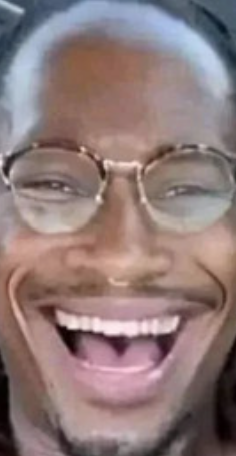
#> input picture Pixel and RGB Conversion to Grayscale and Black and White/assets/amba.png, 236 x 456 px
$ jupyter execute Grayscaling.ipynb
#> lines starting #> are read from the running program, lines starting #| are printed output that depends on the picture
# RGB to Grayscale Conversion

An image is made up of pixels. In a **color image (RGB)**, each pixel has three components:
- **R** (Red intensity)
- **G** (Green intensity)
- **B** (Blue intensity)

The grayscale image reduces this to a **single intensity value (0–255)** for each pixel, representing brightness only.

---

## 🔹 Conversion Formula

Human vision is more sensitive to green light, followed by red, then blue.
Therefore, the weighted formula is used:

$$
Gray = 0.299 \ times R + 0.587 \ times G + 0.114 \ times B
$$

- The green channel has the **highest weight (0.587)** because the human eye is most sensitive to green.
- The red channel contributes **0.299**.
- The blue channel contributes **0.114** (least sensitivity).

---

## 🔹 Why Convert to Grayscale?

- **Simplifies computation** (1 channel instead of 3).
- Useful for **image processing tasks** like edge detection, thresholding, and morphological operations.
- Preserves **brightness information** while removing color.

---

## 🔹 Example Output
- **Original RGB**: Full color image.
- **Grayscale (Built-in OpenCV)**: Uses optimized internal conversion.
- **Grayscale (Manual Formula)**: Uses the weighted formula directly.

Both methods

## Import Libraries and Image

[cell 1]
import cv2
import numpy as np
import matplotlib.pyplot as plt

# Load an RGB image
img = cv2.imread("assets/amba.png")   # BGR format by default
#> img is the input picture: shape (456, 236, 3); mean B, G, R 121.5, 122.5, 142.8
img_rgb = cv2.cvtColor(img, cv2.COLOR_BGR2RGB)  # Convert to RGB for display

## RGB to Grayscale Conversion

[cell 2]
# --- Method 1: Built-in OpenCV function ---
gray_builtin = cv2.cvtColor(img, cv2.COLOR_BGR2GRAY)
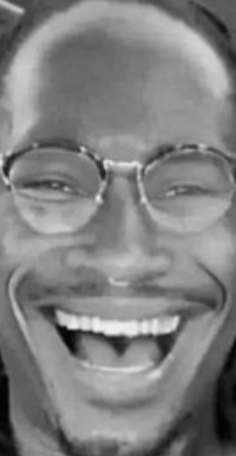
#> gray_builtin: shape (456, 236); min 1, max 240, mean 128.5

# --- Method 2: Manual formula ---
# Gray = 0.299 * R + 0.587 * G + 0.114 * B
R, G, B = img_rgb[:,:,0], img_rgb[:,:,1], img_rgb[:,:,2]
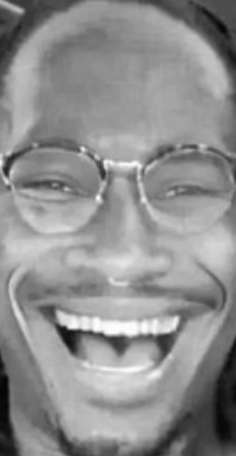
#> R: shape (456, 236); min 4, max 253, mean 142.8
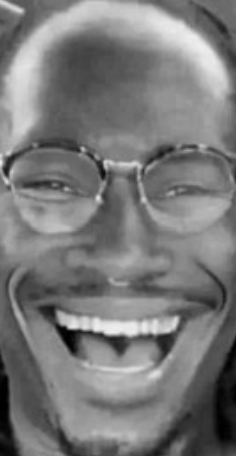
#> B: shape (456, 236); min 0, max 238, mean 121.5
gray_manual = (0.299 * R + 0.587 * G + 0.114 * B).astype(np.uint8)

# --- Visualization ---
fig, ax = plt.subplots(1, 3, figsize=(12, 4))

ax[0].imshow(img_rgb)
ax[0].set_title("Original RGB")
ax[0].axis("off")

ax[1].imshow(gray_builtin, cmap="gray")
ax[1].set_title("Grayscale (Built-in)")
ax[1].axis("off")

ax[2].imshow(gray_manual, cmap="gray")
ax[2].set_title("Grayscale (Manual Formula)")
ax[2].axis("off")

plt.tight_layout()
plt.show()
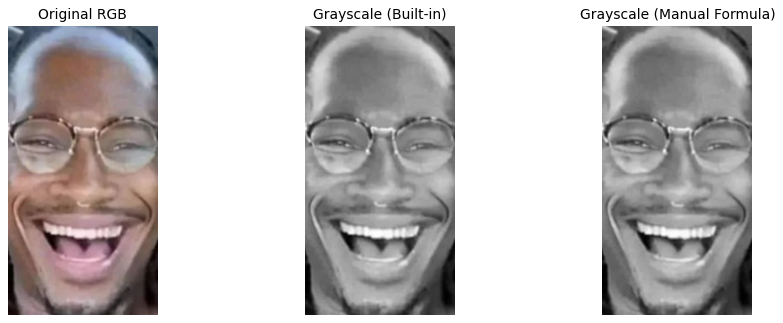
#> figure drawn by matplotlib, 3 panels
